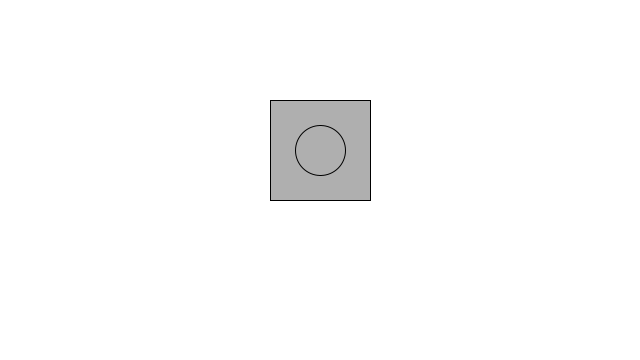
Frame 1 (no input)
Frame 60 (the mouse pressed at the canvas centre just before this capture): identical to frame 1, image omitted
Frame 120 (the mouse held since frame 60 and released just before this capture): identical to frame 1, image omitted

The Processing sketch that drew this single still picture (run headless with seeded random() and noise(); from frame 60 on, the mouse is pressed at the canvas centre):

// Processing sketch: gravity
// ── gravity.pde
float x = 320;
float y = 150;
float speed = 0;
float gravity = 0.01;
void setup(){
  size(640,360);
  
}

void draw(){
  println(y, speed, gravity);
  background(255);
  fill(175);
  stroke(0);
  rectMode(CENTER);
  ellipseMode(CENTER);
  rect(x,y,100,100);
  ellipse(x,y,50,50);
  
  y = y+speed;
  speed = speed+gravity;
  //reverse speed when we reach bottom
  if (y > 155){
  speed = speed * -0.95;
  y = 155;
}  
}  
